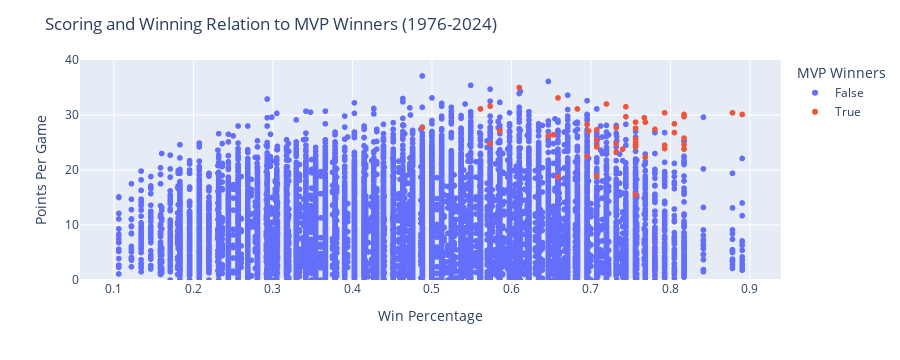

The cell this chart's notebook holds for it:
### Code cell
import plotly.express as px

fig = px.scatter(data_modern, x = "win_perc", y = 'pts_per_game', color = "mvp", category_orders={"mvp": [False, True]}, labels = {"mvp": "MVP Winners"})
fig.update_layout(xaxis_title = "Win Percentage", yaxis_title = "Points Per Game", title= 'Scoring and Winning Relation to MVP Winners (1976-2024)', yaxis_range = [0,40])

### Figure 1 — Plotly figure (JSON) as saved in the notebook; plotly's stock layout.template omitted (floating-point values rounded to 4 significant figures; data arrays with more than 128 entries replaced by an {"elided": "..."} marker saying what was removed)
{"data": [{"hovertemplate": "MVP Winners=False<br>win_perc=%{x}<br>pts_per_game=%{y}<extra></extra>", "legendgroup": "False", "marker": {"color": "#636efa", "symbol": "circle"}, "mode": "markers", "name": "False", "showlegend": true, "type": "scattergl", "x": {"elided": "23030 float values"}, "xaxis": "x", "y": {"elided": "23030 float values"}, "yaxis": "y"}, {"hovertemplate": "MVP Winners=True<br>win_perc=%{x}<br>pts_per_game=%{y}<extra></extra>", "legendgroup": "True", "marker": {"color": "#EF553B", "symbol": "circle"}, "mode": "markers", "name": "True", "showlegend": true, "type": "scattergl", "x": [0.6585, 0.5854, 0.6528, 0.7671, 0.7317, 0.7927, 0.5732, 0.8902, 0.8171, 0.7195, 0.8049, 0.697, 0.7561, 0.7439, 0.8049, 0.6951, 0.8171, 0.6585, 0.7561, 0.7073, 0.7317, 0.7073, 0.6829, 0.8171, 0.74, 0.7561, 0.7805, 0.878, 0.7561, 0.7073, 0.7561, 0.8171, 0.7439, 0.7683, 0.6951, 0.6098, 0.7927, 0.8171, 0.7683, 0.7561, 0.7927, 0.561, 0.7561, 0.7317, 0.5732, 0.7073, 0.6463, 0.4878], "xaxis": "x", "y": [33.1, 27.1, 26.4, 29.5, 27.7, 30.4, 31.6, 30.1, 23.8, 32, 26.8, 27.1, 25, 29.7, 28.4, 28.3, 24.6, 18.8, 15.5, 24.2, 23.3, 25.5, 31.1, 29.7, 23.8, 28.7, 27.4, 30.4, 27.6, 27.3, 25.6, 30.1, 31.5, 22.3, 22.5, 35, 23.9, 25.8, 28.7, 24.2, 24.5, 31.1, 24.6, 24.8, 24.8, 18.9, 26.2, 27.7], "yaxis": "y"}], "layout": {"height": 360, "legend": {"title": {"text": "MVP Winners"}, "tracegroupgap": 0}, "margin": {"t": 60}, "title": {"text": "Scoring and Winning Relation to MVP Winners (1976-2024)"}, "xaxis": {"anchor": "y", "autorange": true, "domain": [0, 1], "range": [0.0584, 0.9379], "title": {"text": "Win Percentage"}, "type": "linear"}, "yaxis": {"anchor": "x", "domain": [0, 1], "range": [0, 40], "title": {"text": "Points Per Game"}, "type": "linear"}}}
